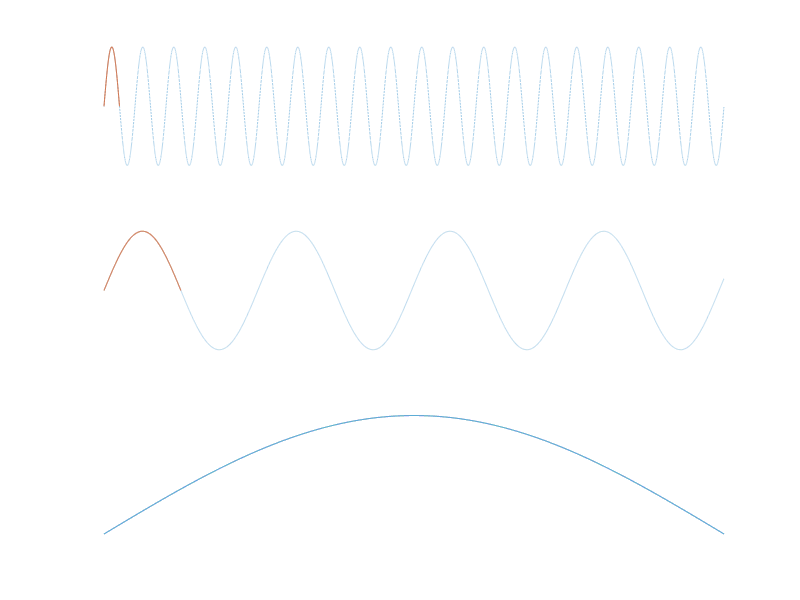

This chart was generated by the following MATLAB code:
%igetwaves.m
%supplementary plot to explain half-wavelength
close all
%
L=1000;
x=(0:0.01:200)';
wL=5;
xL=(0:0.01:wL);
wD=24.8;
xD=(0:0.01:wD);
wG=200;
aL1=sin(pi*xL/wL);
aL2=sin(pi*x/wL);
aD1=sin(pi*xD/wD);
aD2=sin(pi*x/wD);
aG=sin(pi*x/wG);
subplot(3,1,1)
plot(x,aL2,':',xL,aL1) 
axis('off')
subplot(3,1,2)
plot(x,aD2,':',xD,aD1) 
axis('off')
subplot(3,1,3)
plot(x,[aG]) 
axis('off')
